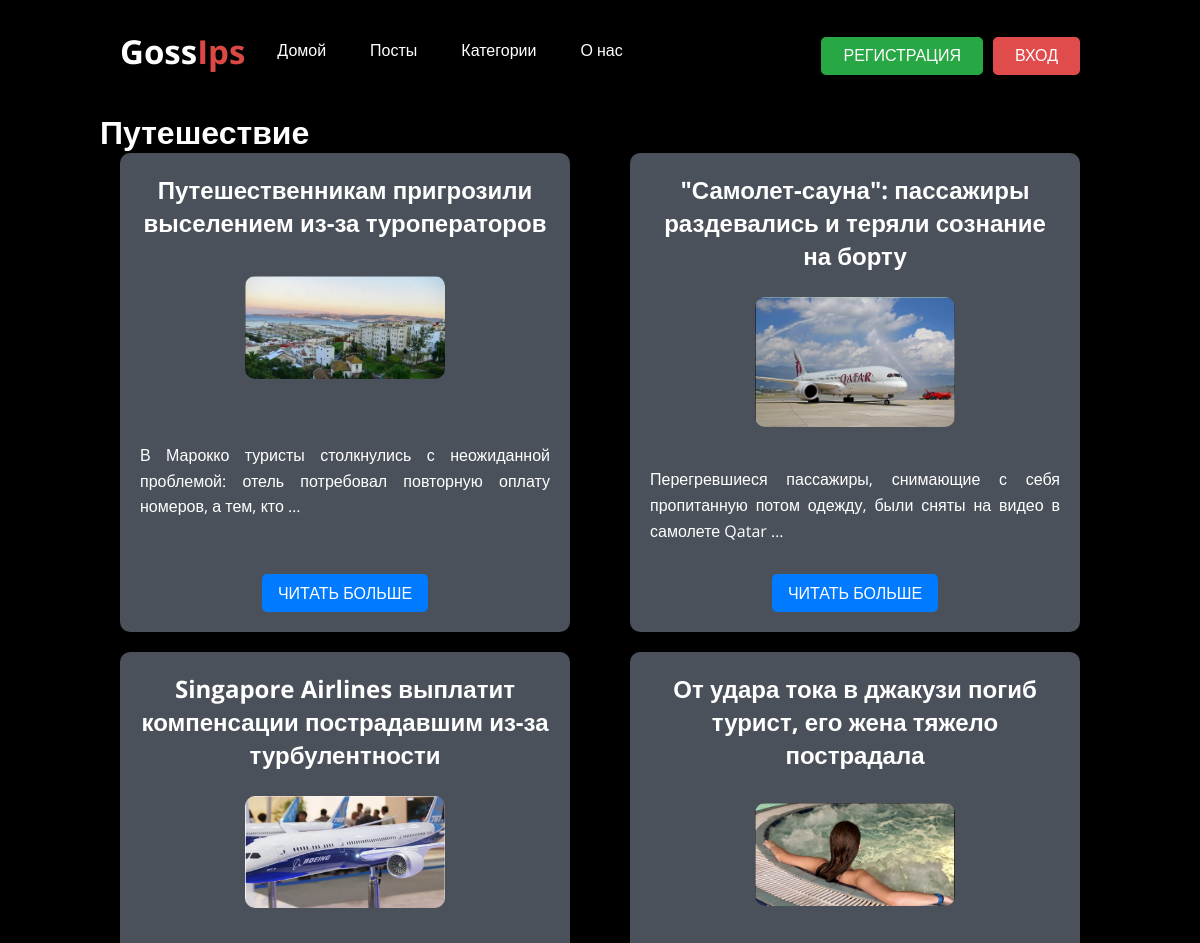
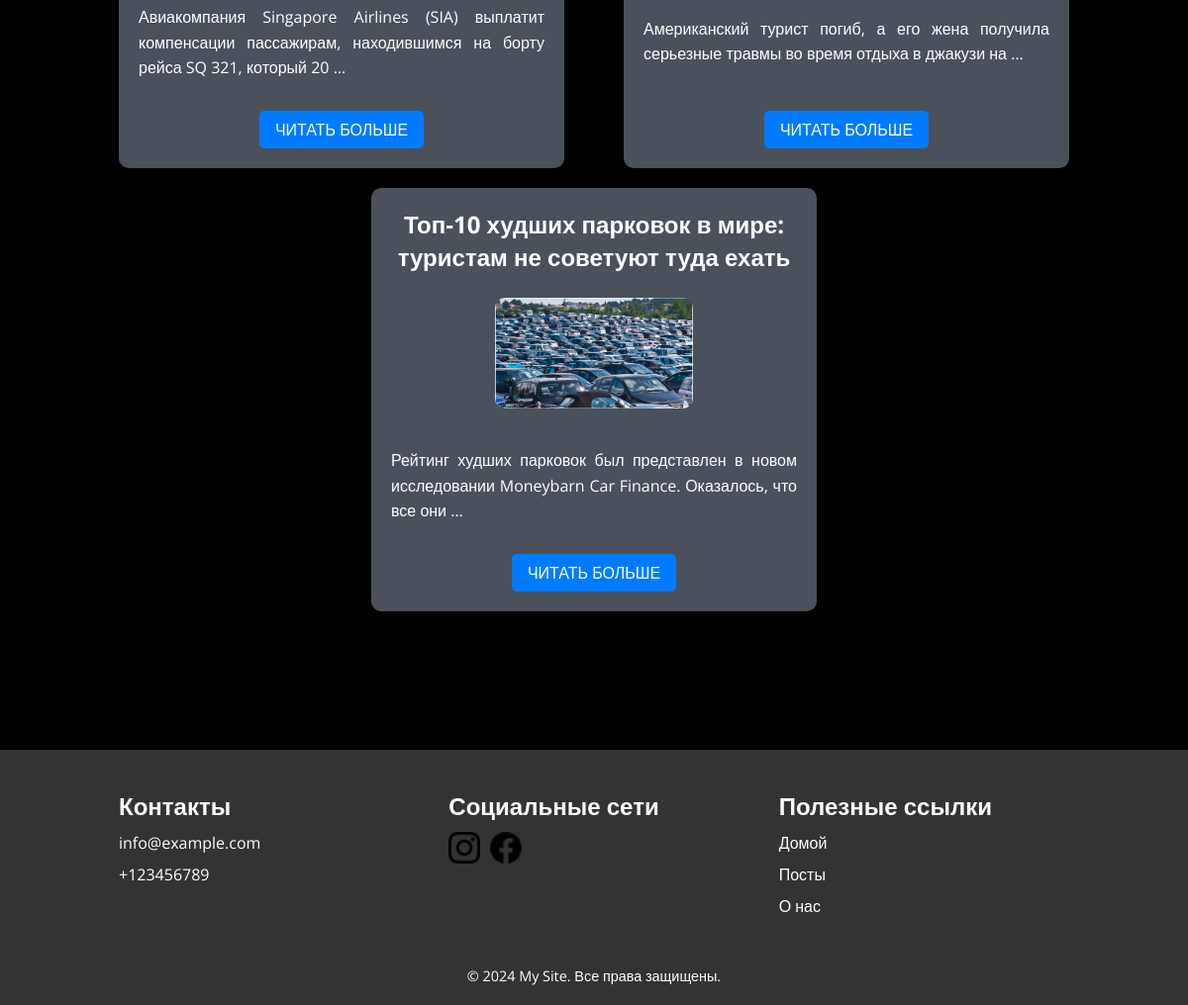
Screenshot of /category/3/ with the database file from the repository (2 pictures, top to bottom).
### myapp/models.py (models this page shows, shortened)
class Categories(models.Model):
    name = models.CharField(max_length=255)

class Posts(models.Model):
    title = models.CharField(max_length=255)
    content = models.CharField(max_length=2000)
    is_published = models.BooleanField(default=False)
    photo = models.ImageField(upload_to='photo/%Y/%m/%d/')
    created_at = models.DateTimeField(auto_now_add=True)
    updated_at = models.DateTimeField(auto_now=True)
    categotia=models.ForeignKey('Categories', on_delete=models.PROTECT, null=True)
    slug=models.SlugField(max_length=255, db_index=True, unique=True,verbose_name='ссылка')
    def get_absolute_url(self):
        return reverse('post_detail', kwargs={'post_id': self.pk})

### myapp/views.py (the view)
# urls.py: path('category/<int:categories_id>/', posts_by_category, name='posts_by_category'),
def posts_by_category(request, categories_id):
    category = get_object_or_404(Categories, id=categories_id)
    posts = Posts.objects.filter(categotia=category)
    return render(request, 'posts_by_category.html', {'category': category, 'posts': posts})

### myapp/context_processors.py (called while the page is built)
def categories_processor(request):
    categories = Categories.objects.all()
    return {'categories': categories}

### myapp/templates/posts_by_category.html (shortened to what this page needs)
{% extends 'base.html' %}
{% block content %}
<div class="container">
    <h1>{{ category.name }}</h1>
    <div class="row">
        <div class="main_box">
            {% for post in posts %}
            <div class="card_one">
                <h2>{{ post.title }}</h2>
                <img src="{{post.photo.url}}" alt="">
                <p>{{ post.content| truncatewords:15 | linebreaks }}</p>
                <div class="btn-read">
                    <a href="{{post.get_absolute_url}}">Читать больше</a>
                </div>
            </div>
            {% endfor %}
        </div>
    </div>
</div>
{% endblock %}

### static/styles/style.css (style rules this page uses)
* { padding: 0; margin: 0; box-sizing: border-box; list-style: none; text-decoration: none; border: none; outline: none; scroll-behavior: smooth; font-family: 'Open Sans', sans-serif; }
:root { --text-color: #fff; --bg-color: #000; --main-color: #ffa343; --h1-font: 6rem; --h2-font: 3rem; --p-font: 1rem; }
body { width: 100%; color: var(--text-color); background: var(--bg-color); background-image: linear-gradient(to left, rgba(0, 0, 0, 0.6), rgba(0, 0, 0, 0.3)), url('../img/Background.png'); background-size: cover; background-position: center bottom; background-repeat: no-repeat; background-attachment: fixed; }
.main_box { width: 100%; margin: 0 auto; display: flex; flex-wrap: wrap; justify-content: space-around; gap: 20px; }
.card_one { width: 45%; min-height: 400px; border-radius: 10px; background-color: rgba(165, 179, 199, 0.452); display: flex; flex-direction: column; align-items: center; justify-content: space-between; padding: 20px; gap: 15px; }
.card_one h2 { font-size: 24px; text-align: center; margin-bottom: 10px; }
.card_one img { width: 100%; max-width: 200px; height: auto; border-radius: 10px; margin-bottom: 10px; }
.card_one p { line-height: 1.6; text-align: justify; }
.btn-read a { display: inline-block; padding: 8px 16px; border-radius: 5px; background-color: #007bff; color: white; text-transform: uppercase; transition: background-color 0.3s ease; }
.container { padding: 100px; margin-top: 10px; gap: 20px; }

### rows the page displays
Categories: name "Путешествие"
Posts: title "Путешественникам пригрозили выселением из-за туроператоров", photo (picture), content "В Марокко туристы столкнулись с неожиданной проблемой: отель потребовал повторную оплату номеров, а тем, кто …"
Posts: title "\"Самолет-сауна\": пассажиры раздевались и теряли сознание на борту", photo (picture), content "Перегревшиеся пассажиры, снимающие с себя пропитанную потом одежду, были сняты на видео в самолете Qatar …"
Posts: title "Singapore Airlines выплатит компенсации пострадавшим из-за турбулентности", photo (picture), content "Авиакомпания Singapore Airlines (SIA) выплатит компенсации пассажирам, находившимся на борту рейса SQ 321, который 20 …"
Posts: title "От удара тока в джакузи погиб турист, его жена тяжело пострадала", photo (picture), content "Американский турист погиб, а его жена получила серьезные травмы во время отдыха в джакузи на …"
Posts: title "Топ-10 худших парковок в мире: туристам не советуют туда ехать", photo (picture), content "Рейтинг худших парковок был представлен в новом исследовании Moneybarn Car Finance. Оказалось, что все они …"
